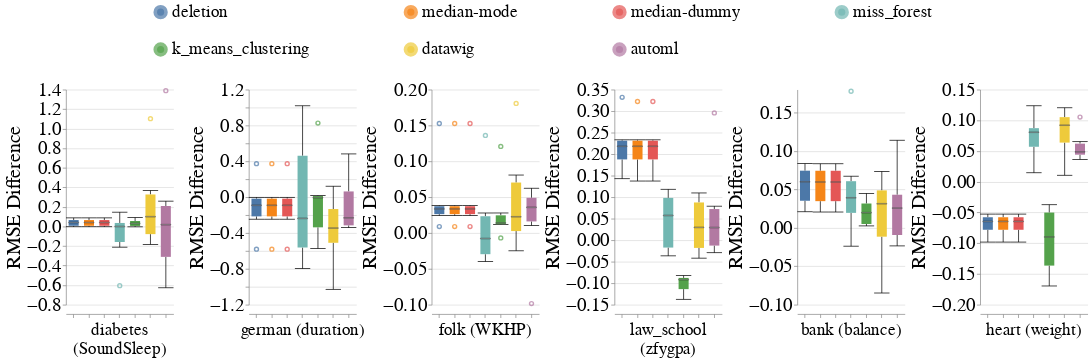

Notebook cell for this chart:
### Code cell
# Numerical
dataset_to_column_name = {
    DIABETES_DATASET: 'SoundSleep',
    GERMAN_CREDIT_DATASET: 'duration',
    ACS_INCOME_DATASET: 'WKHP',
    LAW_SCHOOL_DATASET: 'zfygpa',
    BANK_MARKETING_DATASET: 'balance',
    CARDIOVASCULAR_DISEASE_DATASET: 'weight',
}
create_box_plots_for_diff_imputers_and_datasets(train_injection_scenario='MCAR3',
                                                test_injection_scenario='MCAR3',
                                                metric_name='rmse',
                                                dataset_to_column_name=dataset_to_column_name,
                                                dataset_to_group=DATASETS_SENSITIVE_ATTRS,
                                                db_client=db_client)

### Figure 1 — Vega-Lite specification as saved in the notebook (floating-point values rounded to 4 significant figures; data arrays with more than 128 entries replaced by an {"elided": "..."} marker saying what was removed)
{"config": {"view": {"continuousWidth": 400, "continuousHeight": 300, "stroke": null}, "axis": {"labelFontSize": 26, "labelFontWeight": "normal", "titleFontSize": 28, "titleFontWeight": "normal"}, "facet": {"spacing": 5}, "header": {"labelFontSize": 24, "labelOrient": "bottom", "labelPadding": 5, "titleFontSize": 28}, "legend": {"columns": 4, "direction": "horizontal", "labelFontSize": 24, "labelLimit": 400, "orient": "top", "symbolOffset": 120, "symbolStrokeWidth": 10, "titleAnchor": "middle", "titleFontSize": 26, "titleLimit": 300}, "title": {"fontSize": 28}}, "data": {"name": "data-3b75319b15c0ead36f1bd3adec8b6d92"}, "mark": {"type": "boxplot", "median": {"stroke": "black", "strokeWidth": 0.7}, "ticks": true}, "encoding": {"color": {"field": "Null_Imputer_Name", "sort": ["deletion", "median-mode", "median-dummy", "miss_forest", "k_means_clustering", "datawig", "automl"], "title": null, "type": "nominal"}, "column": {"field": "Dataset_Name_With_Column", "sort": {"field": "Dataset_Sequence_Number", "order": "ascending"}, "title": null, "type": "nominal"}, "x": {"axis": {"labels": false}, "field": "Null_Imputer_Name", "sort": ["deletion", "median-mode", "median-dummy", "miss_forest", "k_means_clustering", "datawig", "automl"], "title": null, "type": "nominal"}, "y": {"field": "Rmse_Difference", "scale": {"zero": false}, "title": "RMSE Difference", "type": "quantitative"}}, "resolve": {"scale": {"y": "independent"}}, "width": 150, "$schema": "https://vega.github.io/schema/vega-lite/v4.17.0.json", "datasets": {"data-3b75319b15c0ead36f1bd3adec8b6d92": {"elided": "252 records"}}}
